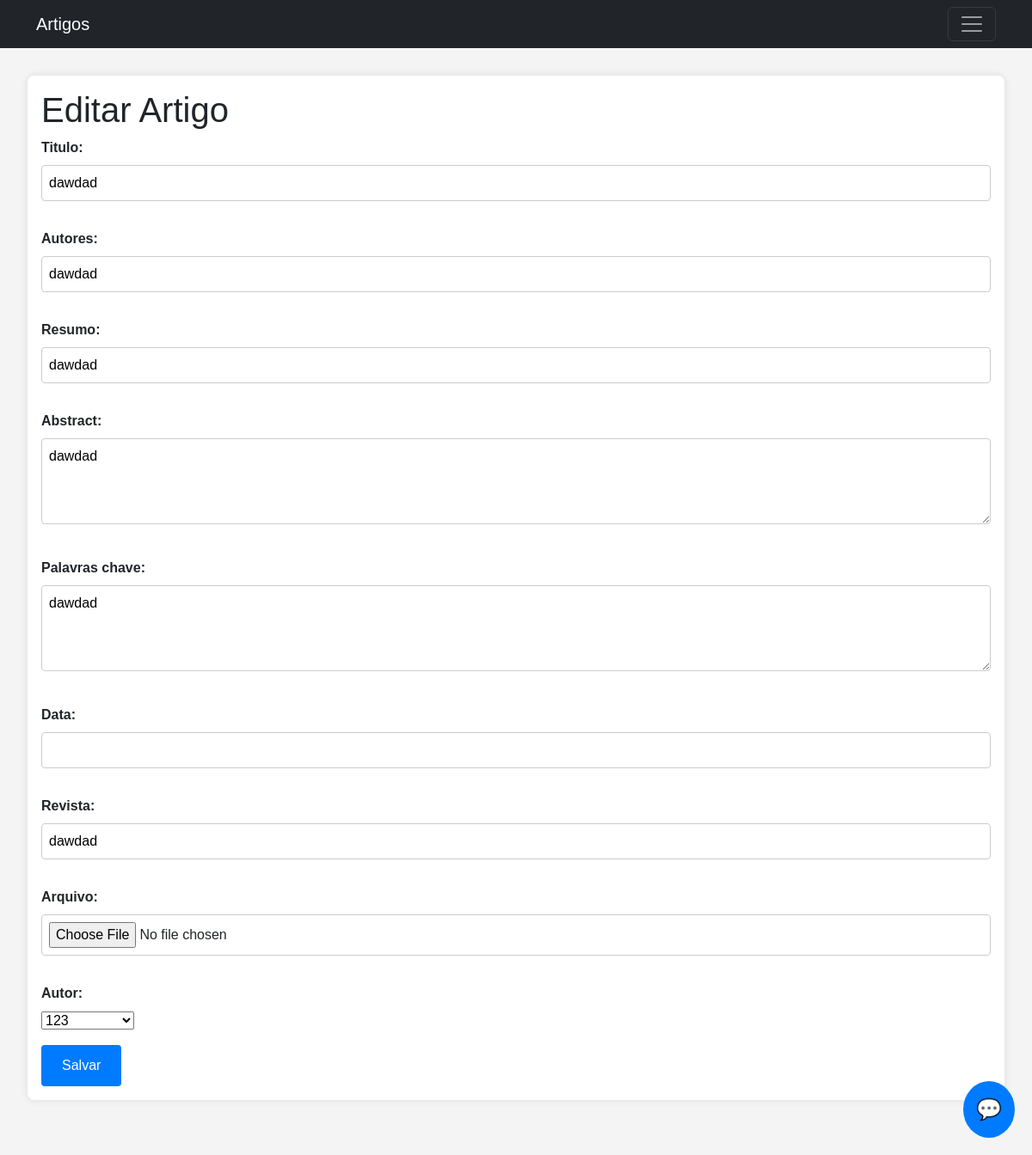
The page /artigo/artigos/16/editar/ (signed in) on the database its author committed.
### artigo/models.py (models this page shows)
class Artigo(models.Model):
    titulo = models.CharField(max_length=255)
    autores = models.CharField(max_length=255)
    resumo = models.CharField(max_length=255)
    abstract = models.TextField()
    palavras_chave = models.TextField()
    data = models.DateField(blank=True, null=True)
    revista = models.CharField(max_length=255)
    arquivo = models.FileField(upload_to='arquivos/', null=True, blank=True)
    ultima_modificacao = models.DateTimeField(auto_now=True)
    autor = models.ForeignKey(User, on_delete=models.CASCADE, default=1)

### artigo/views.py (the view)
# urls.py: path('artigos/<int:artigo_id>/editar/', login_required(permission_required('artigo.change_artigo', raise_exception=True)(views.editar)), name='editar'),
@login_required
@permission_required('artigo.change_artigo', raise_exception=True)
def editar(request, artigo_id):
    artigo = get_object_or_404(Artigo, pk=artigo_id)
    if request.user != artigo.autor and not request.user.has_perm('artigo.change_artigo'):
        return HttpResponse("Você não tem permissão para editar este artigo.")
    if request.method == 'POST':
        form = ArtigoForm(request.POST, instance=artigo)
        if form.is_valid():
            form.save()
            logger.info(f"Artigo editado por {request.user.username} - ID: {artigo.id}")
            return redirect('detalhes_artigo', artigo_id=artigo_id)  # ou outra página de sucesso
    else:
        form = ArtigoForm(instance=artigo)
    return render(request, 'editar.html', {'form': form, 'artigo': artigo})

### artigo/forms.py
class ArtigoForm(forms.ModelForm):
    class Meta:
        model = Artigo
        fields = "__all__"

### artigo/templates/editar.html (shortened to what this page needs)
{% extends 'menu.html'%}
{%block content%}
<main>
    <section id="editar">
        <h1>Editar Artigo</h1>
        <form method="post">
            {{ form.as_p }}
            <button type="submit">Salvar</button>
        </form>
    </section>
</main>
{% endblock %}

### artigo/templates/editar.html (style rules this page uses)
body { font-family: Arial, sans-serif; background-color: #f4f4f4; margin: 0; padding: 0; }
main { padding: 2rem; }
section { background-color: #fff; border-radius: 8px; box-shadow: 0 0 10px rgba(0, 0, 0, 0.1); margin-bottom: 2rem; padding: 1rem; }
h1, h2 { margin-top: 0; }
label { display: block; margin-bottom: 0.5rem; font-weight: bold; }
input[type="text"], input[type="number"], textarea, input[type="file"] { width: 100%; padding: 0.5rem; margin-bottom: 1rem; border: 1px solid #ccc; border-radius: 4px; }
textarea { height: 100px; }
button { background-color: #007bff; color: #fff; border: none; padding: 0.75rem 1.5rem; border-radius: 4px; cursor: pointer; }

### rows shown on the page
Artigo: titulo "dawdad", autores "dawdad", resumo "dawdad", abstract "dawdad", palavras_chave "dawdad", revista "dawdad", autor "123"
